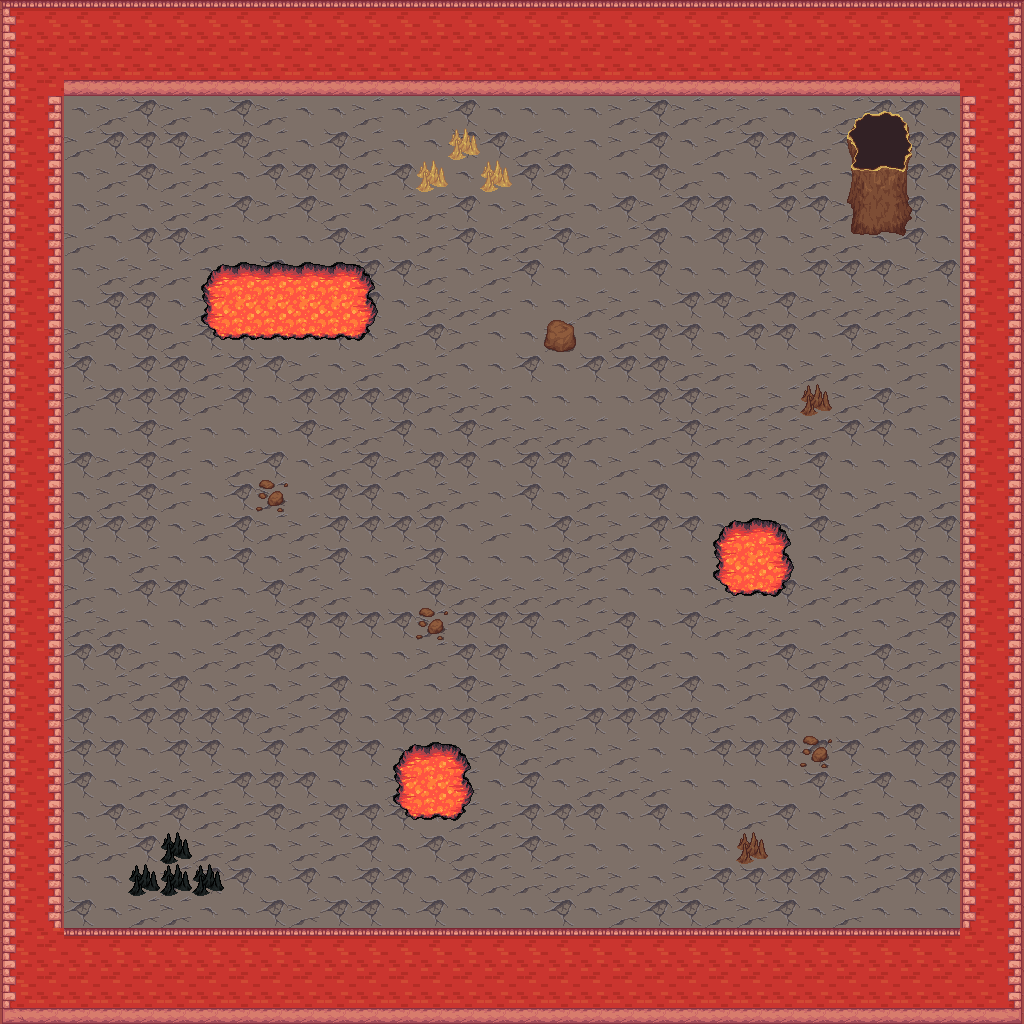

This is a level from a 2D game, rendered from its Tiled map with the project's own tilesets. A one-line summary and the map file follow, with tile-layer data summarised:
An orthogonal 32x32 tile map with 32x32 px tiles, 4 tile layers (Grass, Path, Path Decals, Collisions), 39 tilesets and 1 object.

<map version="1.0" orientation="orthogonal" renderorder="right-down" width="32" height="32" tilewidth="32" tileheight="32" nextobjectid="1">
 <tileset firstgid="1" name="barrel" tilewidth="32" tileheight="32" tilecount="8" columns="4">
  <image source="LPC Base Assets/tiles/barrel.png" width="128" height="64" />
 </tileset>
 <tileset firstgid="9" name="brackish" tilewidth="32" tileheight="32" tilecount="18" columns="3">
  <image source="LPC Base Assets/tiles/brackish.png" width="96" height="192" />
 </tileset>
 <tileset firstgid="27" name="bridges" tilewidth="32" tileheight="32" tilecount="42" columns="6">
  <image source="LPC Base Assets/tiles/bridges.png" width="192" height="224" />
 </tileset>
 <tileset firstgid="69" name="buckets" tilewidth="32" tileheight="32" tilecount="6" columns="3">
  <image source="LPC Base Assets/tiles/buckets.png" width="96" height="64" />
 </tileset>
 <tileset firstgid="75" name="cabinets" tilewidth="32" tileheight="32" tilecount="78" columns="6">
  <image source="LPC Base Assets/tiles/cabinets.png" width="192" height="416" />
 </tileset>
 <tileset firstgid="153" name="castle_lightsources" tilewidth="32" tileheight="32" tilecount="20" columns="5">
  <image source="LPC Base Assets/tiles/castle_lightsources.png" width="160" height="128" />
 </tileset>
 <tileset firstgid="173" name="castle_outside" tilewidth="32" tileheight="32" tilecount="187" columns="17">
  <image source="LPC Base Assets/tiles/castle_outside.png" width="544" height="352" />
 </tileset>
 <tileset firstgid="360" name="castlefloors_outside" tilewidth="32" tileheight="32" tilecount="20" columns="4">
  <image source="LPC Base Assets/tiles/castlefloors_outside.png" width="128" height="160" />
 </tileset>
 <tileset firstgid="380" name="castlefloors" tilewidth="32" tileheight="32" tilecount="100" columns="10">
  <image source="LPC Base Assets/tiles/castlefloors.png" width="320" height="320" />
 </tileset>
 <tileset firstgid="480" name="castlewalls" tilewidth="32" tileheight="32" tilecount="180" columns="12">
  <image source="LPC Base Assets/tiles/castlewalls.png" width="384" height="480" />
 </tileset>
 <tileset firstgid="660" name="cement" tilewidth="32" tileheight="32" tilecount="18" columns="3">
  <image source="LPC Base Assets/tiles/cement.png" width="96" height="192" />
 </tileset>
 <tileset firstgid="678" name="cementstair" tilewidth="32" tileheight="32" tilecount="20" columns="5">
  <image source="LPC Base Assets/tiles/cementstair.png" width="160" height="128" />
 </tileset>
 <tileset firstgid="698" name="chests" tilewidth="32" tileheight="32" tilecount="6" columns="2">
  <image source="LPC Base Assets/tiles/chests.png" width="64" height="96" />
 </tileset>
 <tileset firstgid="704" name="country" tilewidth="32" tileheight="32" tilecount="20" columns="5">
  <image source="LPC Base Assets/tiles/country.png" width="160" height="128" />
 </tileset>
 <tileset firstgid="724" name="cup" tilewidth="32" tileheight="32" tilecount="2" columns="1">
  <image source="LPC Base Assets/tiles/cup.png" width="32" height="64" />
 </tileset>
 <tileset firstgid="726" name="dirt" tilewidth="32" tileheight="32" tilecount="18" columns="3">
  <image source="LPC Base Assets/tiles/dirt.png" width="96" height="192" />
  <terraintypes>
   <terrain name="dirt" tile="-1" />
  </terraintypes>
  <tile id="1" terrain="0,0,0," />
  <tile id="2" terrain="0,0,,0" />
  <tile id="4" terrain="0,,0,0" />
  <tile id="5" terrain=",0,0,0" />
  <tile id="6" terrain=",,,0" />
  <tile id="7" terrain=",,0,0" />
  <tile id="8" terrain=",,0," />
  <tile id="9" terrain=",0,,0" />
  <tile id="10" terrain="0,0,0,0" />
  <tile id="11" terrain="0,,0," />
  <tile id="12" terrain=",0,," />
  <tile id="13" terrain="0,0,," />
  <tile id="14" terrain="0,,," />
 </tileset>
 <tileset firstgid="744" name="dirt2" tilewidth="32" tileheight="32" tilecount="18" columns="3">
  <image source="LPC Base Assets/tiles/dirt2.png" width="96" height="192" />
 </tileset>
 <tileset firstgid="762" name="dungeon" tilewidth="32" tileheight="32" tilecount="104" columns="13">
  <image source="LPC Base Assets/tiles/dungeon.png" width="416" height="256" />
 </tileset>
 <tileset firstgid="866" name="grass" tilewidth="32" tileheight="32" tilecount="18" columns="3">
  <image source="LPC Base Assets/tiles/grass.png" width="96" height="192" />
 </tileset>
 <tileset firstgid="884" name="grassalt" tilewidth="32" tileheight="32" tilecount="18" columns="3">
  <image source="LPC Base Assets/tiles/grassalt.png" width="96" height="192" />
 </tileset>
 <tileset firstgid="902" name="hole" tilewidth="32" tileheight="32" tilecount="18" columns="3">
  <image source="LPC Base Assets/tiles/hole.png" width="96" height="192" />
 </tileset>
 <tileset firstgid="920" name="holek" tilewidth="32" tileheight="32" tilecount="18" columns="3">
  <image source="LPC Base Assets/tiles/holek.png" width="96" height="192" />
 </tileset>
 <tileset firstgid="938" name="holemid" tilewidth="32" tileheight="32" tilecount="18" columns="3">
  <image source="LPC Base Assets/tiles/holemid.png" width="96" height="192" />
 </tileset>
 <tileset firstgid="956" name="house" tilewidth="32" tileheight="32" tilecount="63" columns="9">
  <image source="LPC Base Assets/tiles/house.png" width="288" height="224" />
 </tileset>
 <tileset firstgid="1019" name="inside" tilewidth="32" tileheight="32" tilecount="100" columns="10">
  <image source="LPC Base Assets/tiles/inside.png" width="320" height="320" />
 </tileset>
 <tileset firstgid="1119" name="kitchen" tilewidth="32" tileheight="32" tilecount="8" columns="2">
  <image source="LPC Base Assets/tiles/kitchen.png" width="64" height="128" />
 </tileset>
 <tileset firstgid="1127" name="lava" tilewidth="32" tileheight="32" tilecount="18" columns="3">
  <image source="LPC Base Assets/tiles/lava.png" width="96" height="192" />
 </tileset>
 <tileset firstgid="1145" name="lavarock" tilewidth="32" tileheight="32" tilecount="18" columns="3">
  <image source="LPC Base Assets/tiles/lavarock.png" width="96" height="192" />
 </tileset>
 <tileset firstgid="1163" name="mountains" tilewidth="32" tileheight="32" tilecount="108" columns="12">
  <image source="LPC Base Assets/tiles/mountains.png" width="384" height="288" />
 </tileset>
 <tileset firstgid="1271" name="rock" tilewidth="32" tileheight="32" tilecount="2" columns="2">
  <image source="LPC Base Assets/tiles/rock.png" width="64" height="32" />
 </tileset>
 <tileset firstgid="1273" name="signs" tilewidth="32" tileheight="32" tilecount="6" columns="3">
  <image source="LPC Base Assets/tiles/signs.png" width="96" height="64" />
 </tileset>
 <tileset firstgid="1279" name="stairs" tilewidth="32" tileheight="32" tilecount="112" columns="8">
  <image source="LPC Base Assets/tiles/stairs.png" width="256" height="448" />
 </tileset>
 <tileset firstgid="1391" name="treetop" tilewidth="32" tileheight="32" tilecount="42" columns="6">
  <image source="LPC Base Assets/tiles/treetop.png" width="192" height="224" />
 </tileset>
 <tileset firstgid="1433" name="trunk" tilewidth="32" tileheight="32" tilecount="18" columns="6">
  <image source="LPC Base Assets/tiles/trunk.png" width="192" height="96" />
 </tileset>
 <tileset firstgid="1451" name="victoria" tilewidth="32" tileheight="32" tilecount="55" columns="11">
  <image source="LPC Base Assets/tiles/victoria.png" width="352" height="160" />
 </tileset>
 <tileset firstgid="1506" name="water" tilewidth="32" tileheight="32" tilecount="18" columns="3">
  <image source="LPC Base Assets/tiles/water.png" width="96" height="192" />
 </tileset>
 <tileset firstgid="1524" name="waterfall" tilewidth="32" tileheight="32" tilecount="15" columns="3">
  <image source="LPC Base Assets/tiles/waterfall.png" width="96" height="160" />
 </tileset>
 <tileset firstgid="1539" name="watergrass" tilewidth="32" tileheight="32" tilecount="18" columns="3">
  <image source="LPC Base Assets/tiles/watergrass.png" width="96" height="192" />
 </tileset>
 <tileset firstgid="1557" name="RED" tilewidth="32" tileheight="32" tilecount="1" columns="1">
  <image source="LPC Base Assets/RED.png" width="32" height="32" />
  <tile id="0">
   <objectgroup draworder="index">
    <object id="6" x="0" y="0" width="32" height="32" />
   </objectgroup>
  </tile>
 </tileset>
 <layer name="Grass" width="32" height="32">
  <data>[1024 cells, 1024 non-empty, 3 distinct tile ids]</data>
 </layer>
 <layer name="Path" width="32" height="32">
  <data>[1024 cells, 0 non-empty, 0 distinct tile ids]</data>
 </layer>
 <layer name="Path Decals" width="32" height="32">
  <data>[1024 cells, 360 non-empty, 38 distinct tile ids]</data>
 </layer>
 <layer name="Collisions" width="32" height="32" opacity="0.32">
  <data>[1024 cells, 296 non-empty, 1 distinct tile ids]</data>
 </layer>
</map>
